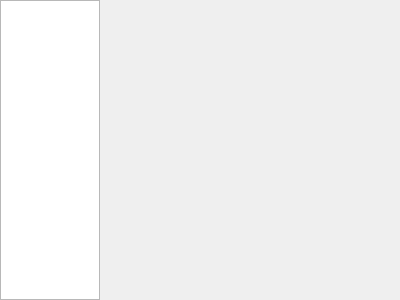
<?xml version="1.0" encoding="UTF-8"?>
<ui version="4.0">
 <class>PageHome</class>
 <widget class="QWidget" name="PageHome">
  <property name="geometry">
   <rect>
    <x>0</x>
    <y>0</y>
    <width>400</width>
    <height>300</height>
   </rect>
  </property>
  <property name="windowTitle">
   <string>Form</string>
  </property>
  <property name="styleSheet">
   <string notr="true">b</string>
  </property>
  <property name="windowFilePath">
   <string/>
  </property>
  <layout class="QGridLayout" name="gridLayout" rowstretch="0" columnstretch="1,3">
   <property name="leftMargin">
    <number>0</number>
   </property>
   <property name="topMargin">
    <number>0</number>
   </property>
   <property name="rightMargin">
    <number>0</number>
   </property>
   <property name="bottomMargin">
    <number>0</number>
   </property>
   <property name="spacing">
    <number>0</number>
   </property>
   <item row="0" column="1">
    <widget class="QRouteView" name="container" native="true"/>
   </item>
   <item row="0" column="0">
    <layout class="QVBoxLayout" name="verticalLayout">
     <property name="rightMargin">
      <number>0</number>
     </property>
     <item>
      <widget class="QTreeView" name="treeView"/>
     </item>
    </layout>
   </item>
  </layout>
 </widget>
 <customwidgets>
  <customwidget>
   <class>QRouteView</class>
   <extends>QWidget</extends>
   <header location="global">QRouteView.h</header>
   <container>1</container>
  </customwidget>
 </customwidgets>
 <resources/>
 <connections/>
</ui>
